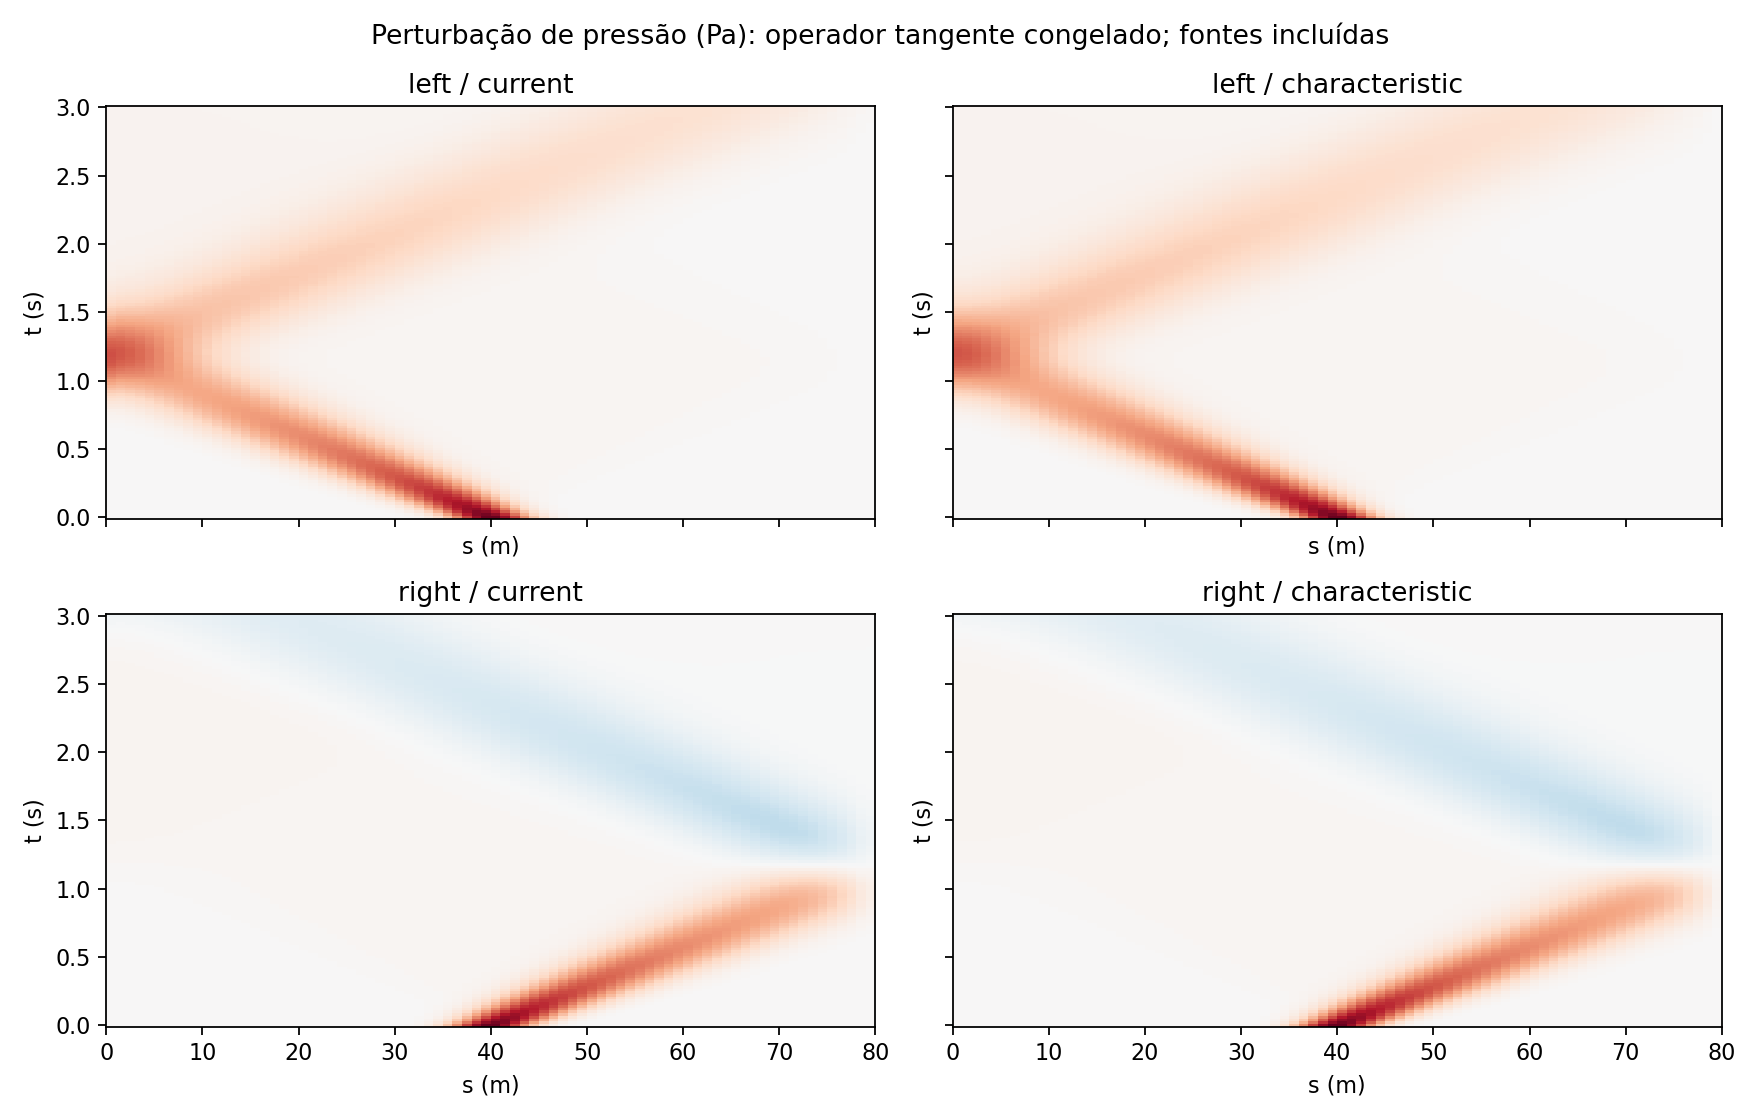

Here is the Python script that generated this plot:
"""Frozen-time 3-equation tangent experiment, not a new nonlinear NSCBC solver.

Includes the actual source Jacobian. Characteristic variant retains outgoing
increments and imposes the SAME mass-flux/pressure conditions as the current
operator, without interpreting R^-1 U as global invariants.
"""
from pathlib import Path
import json
import numpy as np
from scipy.sparse import csc_matrix,eye
from scipy.sparse.linalg import splu
import matplotlib
matplotlib.use('Agg')
import matplotlib.pyplot as plt
from audit_local import Audit,fd,scalar
from audit_paths import OUT
def main():
 a=Audit(OUT/'release/audit.so');u=a.state();q=a.point(u);a.par[17:19]=q['f'][:2];a.par[19]=q['f'][0]/q['v'][1];a.setup()
 A=q['a'];S=q['ds']/a.par[3]
 eig,R=np.linalg.eig(A);assert np.max(abs(eig.imag))==0;order=np.argsort(eig);eig=eig[order].real;R=R[:,order].real;L=np.linalg.inv(R)
 alpha,rl,rg=q['v'][:3]
 den=rl*alpha/a.par[13]**2+rg*(1-alpha)/a.par[12]**2
 pg=np.array([rg,rl,0])/den*a.par[2]
 D=R@np.diag(abs(eig))@L;fl=.5*(A+D);fr=.5*(A-D)
 J={};B={};details={}
 for side in [1,2]:
  current=fd(lambda x:a.boundary(x,side=side)['f'],u,1e-4)
  DB=fd(lambda x:a.boundary(x,side=side)['bc'],u,1e-4)
  incoming=eig>0 if side==1 else eig<0;outgoing=~incoming
  C=A[:2] if side==1 else pg[None,:]
  left=L[outgoing,:];T=np.vstack([C,left]);rhs=np.vstack([np.zeros((C.shape[0],3)),left])
  assert T.shape==(3,3)
  char=np.linalg.solve(T,rhs)
  J[side]={'current':current,'characteristic':A@char};B[side]={'current':DB,'characteristic':char}
  details[str(side)]={'eigenvalues_m_s':eig,'constraint_rank':int(np.linalg.matrix_rank(C@R[:,incoming])),
    'constraint_count':len(C),'incoming_count':int(sum(incoming)),
    'current_outgoing_increment_defect':left@(DB-np.eye(3)),
    'characteristic_outgoing_increment_defect':left@(char-np.eye(3)),
    'current_constraint_derivative':C@DB,'characteristic_constraint_derivative':C@char}
 n=80;dx=1.;dt=.002;duration=3.;positions=(np.arange(n)+.5)*dx
 output={'meaning':'frozen-time tangent about a nonstationary uniform state; actual source Jacobian included; not nonlinear/transient qualification',
         'parameters':a.par,'state_nd':u,'dt_s':dt,'dx_m':dx,'details':details,'runs':{}}
 fig,axes=plt.subplots(2,2,figsize=(11,7),sharex=True,sharey=True)
 for row,direction in enumerate(['left','right']):
  wave=0 if direction=='left' else 2
  acoustic=R[:,wave]/(pg@R[:,wave]);initial=np.outer(np.exp(-((positions-40)/4)**2)*100,acoustic).ravel()
  for col,variant in enumerate(['current','characteristic']):
   M=np.kron(np.eye(n),S)
   def block(i,j,m):M[3*i:3*i+3,3*j:3*j+3]+=m
   for i in range(n-1):
    block(i,i,-fl/dx);block(i,i+1,-fr/dx);block(i+1,i,fl/dx);block(i+1,i+1,fr/dx)
   block(0,0,J[1][variant]/dx);block(n-1,n-1,-J[2][variant]/dx)
   lu=splu(eye(3*n,format='csc')-dt*csc_matrix(M));x=initial.copy();frames=[];times=[]
   for step in range(round(duration/dt)+1):
    if step%10==0:frames.append(x.reshape(n,3).copy());times.append(step*dt)
    x=lu.solve(x)
   data=np.array(frames);pressure=np.einsum('tnk,k->tn',data,pg)
   modal=np.einsum('jk,tnk->tnj',L,data)*np.array(pg@R)[None,None,:]
   np.savez_compressed(OUT/f'acoustic_{direction}_{variant}.npz',time_s=times,x_m=positions,delta_U=data,pressure_Pa=pressure,modal_pressure_Pa=modal)
   reflected=2 if direction=='left' else 0
   output['runs'][f'{direction}_{variant}']={'max_pressure_Pa':float(np.max(abs(pressure))),
    'reflected_modal_peak_Pa':float(np.max(abs(modal[np.array(times)>.9,:,reflected]))),
    'source_jacobian_included':True}
   axes[row,col].pcolormesh(positions,times,pressure,shading='auto',cmap='RdBu_r',vmin=-100,vmax=100)
   axes[row,col].set_title(direction+' / '+variant);axes[row,col].set_xlabel('s (m)');axes[row,col].set_ylabel('t (s)')
 fig.suptitle('Perturbação de pressão (Pa): operador tangente congelado; fontes incluídas')
 fig.tight_layout();fig.savefig(OUT/'acoustic_tangent.png',dpi=160);plt.close(fig)
 (OUT/'acoustic_tangent.json').write_text(json.dumps(scalar(output),indent=2)+'\n')
 print(json.dumps(output['runs'],indent=2))
if __name__=='__main__':main()
